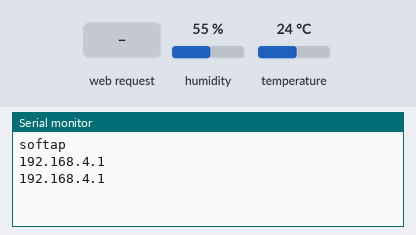
Bench run of a sketch on a simulated ESP32. Parts: the last lines printed to the serial monitor. The inputs (shaded band) are chosen by the test bench; at power-on: humidity 55 %, temperature 24 °C. WiFi joins after 1.5 s; servers stay silent unless stated; storage starts empty.

Above: at 1.2 s.
1.3 s: HTTP request GET /temperature received
At 1.8 s:
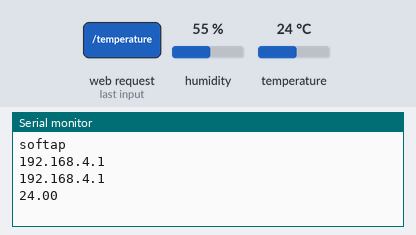
2.8 s: HTTP request GET /humidity received
At 3.3 s:
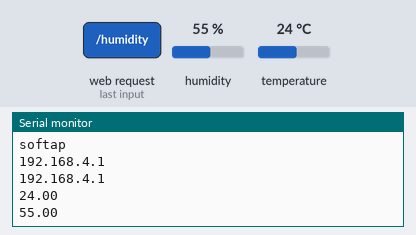
Timing chart, 0 to 5.8 s (numbered marks = the images above; inputs shaded):
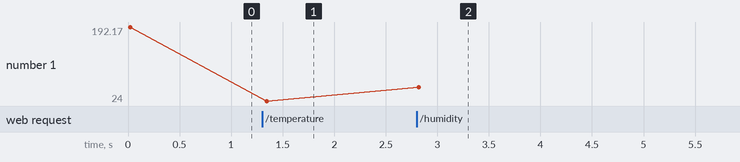

Measured:
- after the input at 1.3 s, the serial monitor: prints a new line at once (image 1)
- after the input at 2.8 s, the serial monitor: prints a new line at once (image 2)
- plotted number 1: 192.17 → 24 after the input at 1.3 s, 24 → 55 after the input at 2.8 s

The sketch:

htmlwebserver.ino
```cpp
 #include <WiFi.h>
  #include <ESPAsyncWebServer.h>
  #include <SPIFFS.h>
#include<DHT.h>

#define DHTPIN 13
#define DHTTYPE DHT11
DHT dht(DHTPIN, DHTTYPE);
int sm_sensor=34;


  const char* ssid = "qwerty";
const char* password = "12345678";

// Create AsyncWebServer object on port 80
AsyncWebServer server(80);

String readBME280Temperature() {
  // Read temperature as Celsius (the default)
  float t = dht.readTemperature();
  // Convert temperature to Fahrenheit
  //t = 1.8 * t + 32;
  if (isnan(t)) {
    Serial.println("Failed to read from BME280 sensor!");
    return "";
  }
  else {
    Serial.println(t);
    return String(t);
  }
}

String readBME280Humidity() {
  float h = dht.readHumidity();
  if (isnan(h)) {
    Serial.println("Failed to read from BME280 sensor!");
    return "";
  }
  else {
    Serial.println(h);
    return String(h);
  }
}

String readBME280Pressure() {
  int p= analogRead(sm_sensor);
  if (isnan(p)) {
    Serial.println("Failed to read from BME280 sensor!");
    return "";
  }
  else {
    Serial.println(p);
    return String(p);
  }
}

void setup(){
  // Serial port for debugging purposes
  Serial.begin(115200);


  // Initialize SPIFFS
  if(!SPIFFS.begin(true)){
    Serial.println("An Error has occurred while mounting SPIFFS");
    return;
  }

  // Connect to Wi-Fi
 /* if (!WiFi.config(local_IP, gateway, subnet, primaryDNS, secondaryDNS)) {
  Serial.println("STA Failed to configure");
}
  WiFi.begin(ssid, password);
  while (WiFi.status() != WL_CONNECTED) {
    delay(1000);
    Serial.println("Connecting to WiFi..");
  }

  // Print ESP32 Local IP Address
  Serial.println(WiFi.localIP());*/
  WiFi.softAP("techiesms", "");
  Serial.println("softap");
  Serial.println("");
  Serial.println(WiFi.softAPIP());
  Serial.println("");
  Serial.println(WiFi.softAPIP());

  // Route for root / web page
  server.on("/", HTTP_GET, [](AsyncWebServerRequest *request){
    request->send(SPIFFS, "/index.html");
  });
  server.on("/temperature", HTTP_GET, [](AsyncWebServerRequest *request){
    request->send_P(200, "text/plain", readBME280Temperature().c_str());
  });
  server.on("/humidity", HTTP_GET, [](AsyncWebServerRequest *request){
    request->send_P(200, "text/plain", readBME280Humidity().c_str());
  });
  server.on("/pressure", HTTP_GET, [](AsyncWebServerRequest *request){
    request->send_P(200, "text/plain", readBME280Pressure().c_str());
  });

  // Start server
  server.begin();
}

void loop(){


}
```
